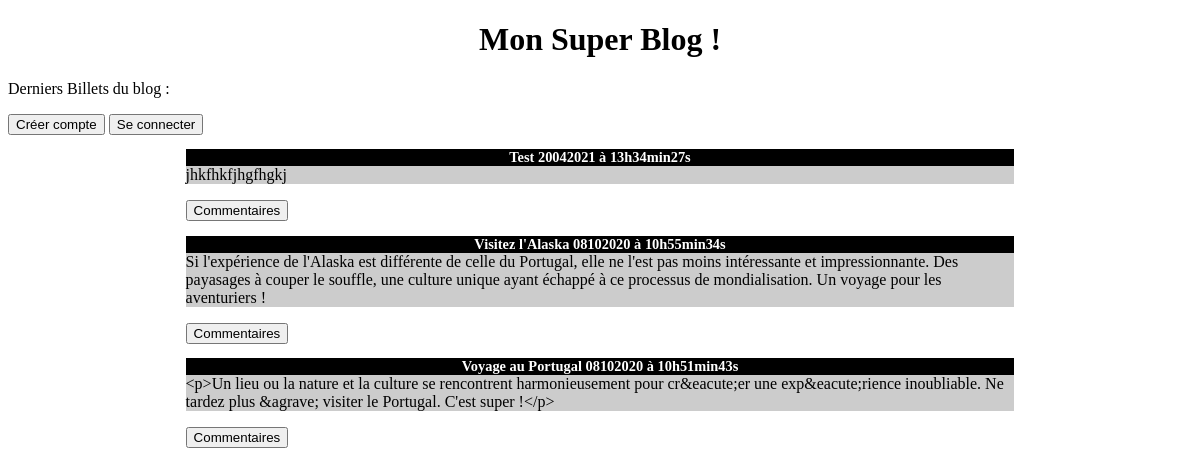
The page / on the database its author committed.
### tables this page shows
CREATE TABLE `posts` (
  `id` int(11) NOT NULL,
  `member_id` int(11) NOT NULL,
  `title` varchar(255) NOT NULL,
  `content` text NOT NULL,
  `date_creation` datetime NOT NULL
);

### controller/postsController.php (called while the page is built, shortened)
<?php
require_once('model/PostManager.php');
function listPosts()
{
	$postManager = new PostManager();
	$posts = $postManager->getPosts();
	require('view/postsView.php');
}

### model/PostManager.php (called while the page is built, shortened)
<?php
class PostManager extends DbConnectManager
{
	public function getPosts()
	{
		$db = $this->dbConnect();
		$req = $db->query('SELECT id, title, content, DATE_FORMAT(
		date_creation, \'%d%m%Y à %Hh%imin%ss\') AS date_creation_fr FROM posts ORDER BY id DESC LIMIT 5');
		return $req;
	}
}

### view/postsView.php (the view, shortened to what this page needs)
<!DOCTYPE html>
<html lang="fr">
	<head>
  		<link rel="stylesheet" type="text/css" href="public/css/style.css"/>
	</head>
	<body>
	    <h1>Mon Super Blog !</h1>
		<p>Derniers Billets du blog :</p>
		<a href="new_member.php"> <input type="button" value="Créer compte"></a>
		<?php
		if(empty($_SESSION['id']))
		{
		?>
			<a href="index.php?action=login"> <input type="button" value="Se connecter" target></a>
		<?php
		}
		?>
		<?php
		while ($data = $posts->fetch())
		{
		?>
		<section class="news">
		    <h3>
			    <?=htmlspecialchars($data['title']) . ' ' . htmlspecialchars($data['date_creation_fr']); ?>
			</h3>
			<p>
			    <?=htmlspecialchars($data['content']); ?>
			</p>
			<a href="index.php?action=post&id=<?=$data['id']; ?>"><input type="button" value="Commentaires"></a>
		</section>
		<?php
		}
		?>
	</body>
</html>

### public/css/style.css (style rules this page uses)
h1, h3 { text-align:center; }
h3 { background-color:black; color:white; font-size:0.9em; margin-bottom:0px; }
.news p { background-color:#CCCCCC; margin-top:0px; }
.news { width: 70%; margin:auto; }
a { text-decoration: none; color: blue; }

### rows shown on the page
posts: title "Test", date_creation_fr "20042021 à 13h34min27s", content "jhkfhkfjhgfhgkj"
posts: title "Visitez l'Alaska", date_creation_fr "08102020 à 10h55min34s", content "Si l'expérience de l'Alaska est différente de celle du Portugal, elle ne l'est pas moins intéressante et impressionnante. Des payasages à couper le souffle, une culture unique ayant échappé à ce processus de mondialisation. Un voyage pour les aventuriers !"
posts: title "Voyage au Portugal", date_creation_fr "08102020 à 10h51min43s", content "<p>Un lieu ou la nature et la culture se rencontrent harmonieusement pour cr&eacute;er une exp&eacute;rience inoubliable. Ne tardez plus &agrave; visiter le Portugal. C'est super !</p>"
